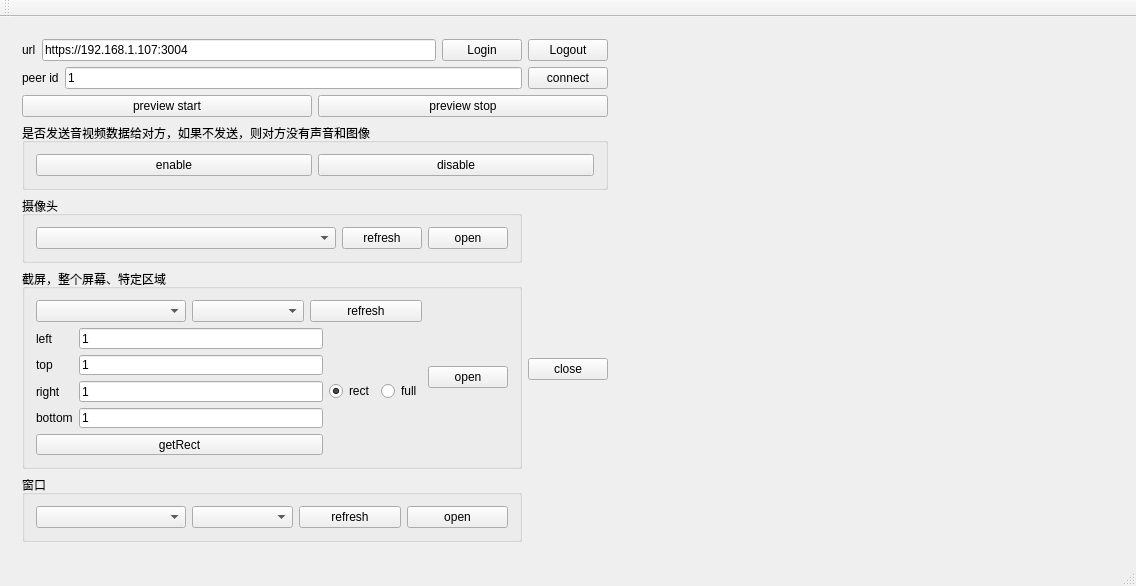
<?xml version="1.0" encoding="UTF-8"?>
<ui version="4.0">
 <class>QtWebrtcClass</class>
 <widget class="QMainWindow" name="QtWebrtcClass">
  <property name="geometry">
   <rect>
    <x>0</x>
    <y>0</y>
    <width>1109</width>
    <height>569</height>
   </rect>
  </property>
  <property name="windowTitle">
   <string>LicodeClient</string>
  </property>
  <widget class="QWidget" name="centralWidget">
   <layout class="QHBoxLayout" name="horizontalLayout_10">
    <item>
     <widget class="QWidget" name="controlWidget" native="true">
      <property name="sizePolicy">
       <sizepolicy hsizetype="Maximum" vsizetype="Preferred">
        <horstretch>0</horstretch>
        <verstretch>0</verstretch>
       </sizepolicy>
      </property>
      <layout class="QVBoxLayout" name="verticalLayout_2">
       <item>
        <layout class="QHBoxLayout" name="horizontalLayout">
         <item>
          <widget class="QLabel" name="label">
           <property name="text">
            <string>url</string>
           </property>
          </widget>
         </item>
         <item>
          <widget class="QLineEdit" name="lEIP">
           <property name="text">
            <string>https://192.168.1.107:3004</string>
           </property>
          </widget>
         </item>
         <item>
          <widget class="QPushButton" name="btnLogin">
           <property name="text">
            <string>Login</string>
           </property>
          </widget>
         </item>
         <item>
          <widget class="QPushButton" name="btnLogout">
           <property name="text">
            <string>Logout</string>
           </property>
          </widget>
         </item>
        </layout>
       </item>
       <item>
        <layout class="QHBoxLayout" name="horizontalLayout_2">
         <item>
          <widget class="QLabel" name="label_2">
           <property name="text">
            <string>peer id</string>
           </property>
          </widget>
         </item>
         <item>
          <widget class="QLineEdit" name="lEPeerID">
           <property name="text">
            <string>1</string>
           </property>
          </widget>
         </item>
         <item>
          <widget class="QPushButton" name="btnConnectPeer">
           <property name="text">
            <string>connect</string>
           </property>
          </widget>
         </item>
        </layout>
       </item>
       <item>
        <layout class="QHBoxLayout" name="horizontalLayout_3">
         <item>
          <widget class="QPushButton" name="btnPreviewStart">
           <property name="text">
            <string>preview start</string>
           </property>
          </widget>
         </item>
         <item>
          <widget class="QPushButton" name="btnPreviewStop">
           <property name="text">
            <string>preview stop</string>
           </property>
          </widget>
         </item>
        </layout>
       </item>
       <item>
        <widget class="QGroupBox" name="groupBox_4">
         <property name="title">
          <string>是否发送音视频数据给对方，如果不发送，则对方没有声音和图像</string>
         </property>
         <layout class="QHBoxLayout" name="horizontalLayout_11">
          <item>
           <widget class="QPushButton" name="btnSendEnable">
            <property name="text">
             <string>enable</string>
            </property>
           </widget>
          </item>
          <item>
           <widget class="QPushButton" name="btnSendDisable">
            <property name="text">
             <string>disable</string>
            </property>
           </widget>
          </item>
         </layout>
        </widget>
       </item>
       <item>
        <layout class="QHBoxLayout" name="horizontalLayout_6">
         <item>
          <layout class="QVBoxLayout" name="verticalLayout">
           <item>
            <widget class="QGroupBox" name="groupBox">
             <property name="title">
              <string>摄像头</string>
             </property>
             <layout class="QHBoxLayout" name="horizontalLayout_5">
              <item>
               <widget class="QComboBox" name="cbCamera">
                <property name="minimumSize">
                 <size>
                  <width>300</width>
                  <height>0</height>
                 </size>
                </property>
               </widget>
              </item>
              <item>
               <widget class="QPushButton" name="btnCamreaRefresh">
                <property name="text">
                 <string>refresh</string>
                </property>
               </widget>
              </item>
              <item>
               <widget class="QPushButton" name="btnCamreaOpen">
                <property name="text">
                 <string>open</string>
                </property>
               </widget>
              </item>
             </layout>
            </widget>
           </item>
           <item>
            <widget class="QGroupBox" name="groupBox_2">
             <property name="minimumSize">
              <size>
               <width>0</width>
               <height>200</height>
              </size>
             </property>
             <property name="title">
              <string>截屏，整个屏幕、特定区域</string>
             </property>
             <layout class="QHBoxLayout" name="horizontalLayout_9">
              <item>
               <layout class="QVBoxLayout" name="verticalLayout_3">
                <item>
                 <layout class="QHBoxLayout" name="horizontalLayout_8">
                  <item>
                   <widget class="QComboBox" name="cbScreenTitle">
                    <property name="minimumSize">
                     <size>
                      <width>150</width>
                      <height>0</height>
                     </size>
                    </property>
                   </widget>
                  </item>
                  <item>
                   <widget class="QComboBox" name="cbScreenId">
                    <property name="minimumSize">
                     <size>
                      <width>0</width>
                      <height>0</height>
                     </size>
                    </property>
                   </widget>
                  </item>
                  <item>
                   <widget class="QPushButton" name="btnScreenRefresh">
                    <property name="text">
                     <string>refresh</string>
                    </property>
                   </widget>
                  </item>
                 </layout>
                </item>
                <item>
                 <layout class="QHBoxLayout" name="horizontalLayout_4">
                  <item>
                   <layout class="QFormLayout" name="formLayout">
                    <item row="0" column="0">
                     <widget class="QLabel" name="label_3">
                      <property name="text">
                       <string>left</string>
                      </property>
                     </widget>
                    </item>
                    <item row="0" column="1">
                     <widget class="QLineEdit" name="lEScreenLeft">
                      <property name="text">
                       <string>1</string>
                      </property>
                     </widget>
                    </item>
                    <item row="1" column="0">
                     <widget class="QLabel" name="label_5">
                      <property name="text">
                       <string>top</string>
                      </property>
                     </widget>
                    </item>
                    <item row="1" column="1">
                     <widget class="QLineEdit" name="lEScreenTop">
                      <property name="text">
                       <string>1</string>
                      </property>
                     </widget>
                    </item>
                    <item row="2" column="0">
                     <widget class="QLabel" name="label_4">
                      <property name="text">
                       <string>right</string>
                      </property>
                     </widget>
                    </item>
                    <item row="2" column="1">
                     <widget class="QLineEdit" name="lEScreenRight">
                      <property name="text">
                       <string>1</string>
                      </property>
                     </widget>
                    </item>
                    <item row="3" column="0">
                     <widget class="QLabel" name="label_6">
                      <property name="text">
                       <string>bottom</string>
                      </property>
                     </widget>
                    </item>
                    <item row="3" column="1">
                     <widget class="QLineEdit" name="lEScreenBottom">
                      <property name="text">
                       <string>1</string>
                      </property>
                     </widget>
                    </item>
                    <item row="4" column="0" colspan="2">
                     <widget class="QPushButton" name="btnScreenRect">
                      <property name="text">
                       <string>getRect</string>
                      </property>
                     </widget>
                    </item>
                   </layout>
                  </item>
                  <item>
                   <widget class="QRadioButton" name="rBRectScreen">
                    <property name="text">
                     <string>rect</string>
                    </property>
                    <property name="checked">
                     <bool>true</bool>
                    </property>
                   </widget>
                  </item>
                  <item>
                   <widget class="QRadioButton" name="rBFullScreen">
                    <property name="text">
                     <string>full</string>
                    </property>
                    <property name="checked">
                     <bool>false</bool>
                    </property>
                   </widget>
                  </item>
                 </layout>
                </item>
               </layout>
              </item>
              <item>
               <widget class="QPushButton" name="btnScreenOpen">
                <property name="text">
                 <string>open</string>
                </property>
               </widget>
              </item>
             </layout>
            </widget>
           </item>
           <item>
            <widget class="QGroupBox" name="groupBox_3">
             <property name="title">
              <string>窗口</string>
             </property>
             <layout class="QHBoxLayout" name="horizontalLayout_7">
              <item>
               <widget class="QComboBox" name="cbWindowTitle">
                <property name="minimumSize">
                 <size>
                  <width>150</width>
                  <height>0</height>
                 </size>
                </property>
               </widget>
              </item>
              <item>
               <widget class="QComboBox" name="cbWindowId">
                <property name="minimumSize">
                 <size>
                  <width>0</width>
                  <height>0</height>
                 </size>
                </property>
               </widget>
              </item>
              <item>
               <widget class="QPushButton" name="btnWindowRefresh">
                <property name="text">
                 <string>refresh</string>
                </property>
               </widget>
              </item>
              <item>
               <widget class="QPushButton" name="btnWindowOpen">
                <property name="text">
                 <string>open</string>
                </property>
               </widget>
              </item>
             </layout>
            </widget>
           </item>
          </layout>
         </item>
         <item>
          <widget class="QPushButton" name="btnClose">
           <property name="text">
            <string>close</string>
           </property>
          </widget>
         </item>
        </layout>
       </item>
      </layout>
     </widget>
    </item>
    <item>
     <widget class="QWidget" name="renders" native="true">
      <property name="minimumSize">
       <size>
        <width>500</width>
        <height>0</height>
       </size>
      </property>
      <layout class="QGridLayout" name="gridLayout">
       <item row="0" column="0">
        <widget class="QVideoRender" name="localRender" native="true"/>
       </item>
       <item row="0" column="1">
        <widget class="QVideoRender" name="remoteRender_1" native="true"/>
       </item>
       <item row="1" column="0">
        <widget class="QVideoRender" name="remoteRender_2" native="true"/>
       </item>
       <item row="1" column="1">
        <widget class="QVideoRender" name="remoteRender_3" native="true"/>
       </item>
      </layout>
     </widget>
    </item>
   </layout>
  </widget>
  <widget class="QMenuBar" name="menuBar">
   <property name="geometry">
    <rect>
     <x>0</x>
     <y>0</y>
     <width>1109</width>
     <height>23</height>
    </rect>
   </property>
  </widget>
  <widget class="QToolBar" name="mainToolBar">
   <attribute name="toolBarArea">
    <enum>TopToolBarArea</enum>
   </attribute>
   <attribute name="toolBarBreak">
    <bool>false</bool>
   </attribute>
  </widget>
  <widget class="QStatusBar" name="statusBar"/>
 </widget>
 <layoutdefault spacing="6" margin="11"/>
 <customwidgets>
  <customwidget>
   <class>QVideoRender</class>
   <extends>QWidget</extends>
   <header>QVideoRender.h</header>
   <container>1</container>
  </customwidget>
 </customwidgets>
 <resources>
  <include location="QtWebrtc.qrc"/>
 </resources>
 <connections/>
</ui>
